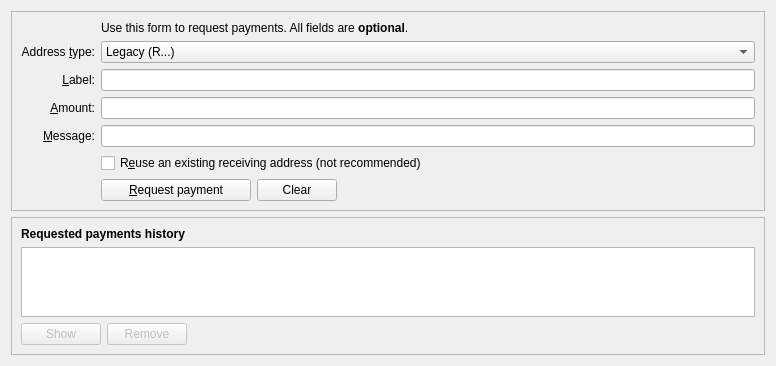
<?xml version="1.0" encoding="UTF-8"?>
<ui version="4.0">
 <class>ReceiveCoinsDialog</class>
 <widget class="QWidget" name="ReceiveCoinsDialog">
  <property name="geometry">
   <rect>
    <x>0</x>
    <y>0</y>
    <width>776</width>
    <height>364</height>
   </rect>
  </property>
  <layout class="QVBoxLayout" name="verticalLayout" stretch="0,0,1">
   <item>
    <widget class="QFrame" name="frame2">
     <property name="sizePolicy">
      <sizepolicy hsizetype="Preferred" vsizetype="Expanding">
       <horstretch>0</horstretch>
       <verstretch>0</verstretch>
      </sizepolicy>
     </property>
     <property name="frameShape">
      <enum>QFrame::StyledPanel</enum>
     </property>
     <property name="frameShadow">
      <enum>QFrame::Sunken</enum>
     </property>
     <layout class="QVBoxLayout" name="verticalLayout_3">
      <item>
       <layout class="QGridLayout" name="gridLayout">
        <item row="7" column="2">
         <widget class="QCheckBox" name="reuseAddress">
          <property name="toolTip">
           <string>Reuse one of the previously used receiving addresses. Reusing addresses has security and privacy issues. Do not use this unless re-generating a payment request made before.</string>
          </property>
          <property name="text">
           <string>R&amp;euse an existing receiving address (not recommended)</string>
          </property>
         </widget>
        </item>
        <item row="7" column="0">
         <widget class="QLabel" name="label_4">
          <property name="text">
           <string/>
          </property>
         </widget>
        </item>
        <item row="6" column="0">
         <widget class="QLabel" name="label_3">
          <property name="toolTip">
           <string>An optional message to attach to the payment request, which will be displayed when the request is opened. Note: The message will not be sent with the payment over the RGM network.</string>
          </property>
          <property name="text">
           <string>&amp;Message:</string>
          </property>
          <property name="alignment">
           <set>Qt::AlignRight|Qt::AlignTrailing|Qt::AlignVCenter</set>
          </property>
          <property name="buddy">
           <cstring>reqMessage</cstring>
          </property>
         </widget>
        </item>
        <item row="4" column="2">
         <widget class="QLineEdit" name="reqLabel">
          <property name="toolTip">
           <string>An optional label to associate with the new receiving address.</string>
          </property>
         </widget>
        </item>
        <item row="6" column="2">
         <widget class="QLineEdit" name="reqMessage">
          <property name="toolTip">
           <string>An optional message to attach to the payment request, which will be displayed when the request is opened. Note: The message will not be sent with the payment over the RGM network.</string>
          </property>
         </widget>
        </item>
        <item row="2" column="2">
         <widget class="QLabel" name="label_5">
          <property name="text">
           <string>Use this form to request payments. All fields are &lt;b&gt;optional&lt;/b&gt;.</string>
          </property>
         </widget>
        </item>
        <item row="3" column="0">
         <widget class="QLabel" name="labelAddressType">
          <property name="toolTip">
           <string>Choose the type of receiving address to generate.</string>
          </property>
          <property name="text">
           <string>Address &amp;type:</string>
          </property>
          <property name="alignment">
           <set>Qt::AlignRight|Qt::AlignTrailing|Qt::AlignVCenter</set>
          </property>
          <property name="buddy">
           <cstring>addressType</cstring>
          </property>
         </widget>
        </item>
        <item row="3" column="2">
         <widget class="QComboBox" name="addressType">
          <property name="toolTip">
           <string>Legacy (R...) — original address format, works on all nodes.
Bech32 (native SegWit) — lowest fees, requires SegWit activation.</string>
          </property>
          <item>
           <property name="text">
            <string>Legacy (R...)</string>
           </property>
          </item>
          <item>
           <property name="text">
            <string>Bech32 (native SegWit)</string>
           </property>
          </item>
         </widget>
        </item>
        <item row="4" column="0">
         <widget class="QLabel" name="label_2">
          <property name="toolTip">
           <string>An optional label to associate with the new receiving address.</string>
          </property>
          <property name="text">
           <string>&amp;Label:</string>
          </property>
          <property name="alignment">
           <set>Qt::AlignRight|Qt::AlignTrailing|Qt::AlignVCenter</set>
          </property>
          <property name="buddy">
           <cstring>reqLabel</cstring>
          </property>
         </widget>
        </item>
        <item row="5" column="0">
         <widget class="QLabel" name="label">
          <property name="toolTip">
           <string>An optional amount to request. Leave this empty or zero to not request a specific amount.</string>
          </property>
          <property name="text">
           <string>&amp;Amount:</string>
          </property>
          <property name="alignment">
           <set>Qt::AlignRight|Qt::AlignTrailing|Qt::AlignVCenter</set>
          </property>
          <property name="buddy">
           <cstring>reqAmount</cstring>
          </property>
         </widget>
        </item>
        <item row="5" column="2">
         <widget class="RgmAmountField" name="reqAmount">
          <property name="minimumSize">
           <size>
            <width>80</width>
            <height>0</height>
           </size>
          </property>
          <property name="toolTip">
           <string>An optional amount to request. Leave this empty or zero to not request a specific amount.</string>
          </property>
         </widget>
        </item>
        <item row="8" column="2">
         <layout class="QHBoxLayout" name="horizontalLayout">
          <item>
           <widget class="QPushButton" name="receiveButton">
            <property name="minimumSize">
             <size>
              <width>150</width>
              <height>0</height>
             </size>
            </property>
            <property name="text">
             <string>&amp;Request payment</string>
            </property>
            <property name="icon">
             <iconset resource="../bitcoin.qrc">
              <normaloff>:/icons/receiving_addresses</normaloff>:/icons/receiving_addresses</iconset>
            </property>
           </widget>
          </item>
          <item>
           <widget class="QPushButton" name="clearButton">
            <property name="sizePolicy">
             <sizepolicy hsizetype="Minimum" vsizetype="Fixed">
              <horstretch>0</horstretch>
              <verstretch>0</verstretch>
             </sizepolicy>
            </property>
            <property name="toolTip">
             <string>Clear all fields of the form.</string>
            </property>
            <property name="text">
             <string>Clear</string>
            </property>
            <property name="icon">
             <iconset resource="../bitcoin.qrc">
              <normaloff>:/icons/remove</normaloff>:/icons/remove</iconset>
            </property>
            <property name="autoDefault">
             <bool>false</bool>
            </property>
           </widget>
          </item>
          <item>
           <spacer name="horizontalSpacer">
            <property name="orientation">
             <enum>Qt::Horizontal</enum>
            </property>
            <property name="sizeHint" stdset="0">
             <size>
              <width>40</width>
              <height>20</height>
             </size>
            </property>
           </spacer>
          </item>
         </layout>
        </item>
        <item row="8" column="0">
         <widget class="QLabel" name="label_7">
          <property name="text">
           <string/>
          </property>
         </widget>
        </item>
       </layout>
      </item>
     </layout>
    </widget>
   </item>
   <item>
    <spacer name="verticalSpacer_2">
     <property name="orientation">
      <enum>Qt::Vertical</enum>
     </property>
     <property name="sizeHint" stdset="0">
      <size>
       <width>20</width>
       <height>10</height>
      </size>
     </property>
    </spacer>
   </item>
   <item>
    <widget class="QFrame" name="frame">
     <property name="sizePolicy">
      <sizepolicy hsizetype="Preferred" vsizetype="Expanding">
       <horstretch>0</horstretch>
       <verstretch>0</verstretch>
      </sizepolicy>
     </property>
     <property name="frameShape">
      <enum>QFrame::StyledPanel</enum>
     </property>
     <property name="frameShadow">
      <enum>QFrame::Raised</enum>
     </property>
     <layout class="QVBoxLayout" name="verticalLayout_2">
      <item>
       <widget class="QLabel" name="label_6">
        <property name="font">
         <font>
          <weight>75</weight>
          <bold>true</bold>
         </font>
        </property>
        <property name="text">
         <string>Requested payments history</string>
        </property>
       </widget>
      </item>
      <item>
       <widget class="QTableView" name="recentRequestsView">
        <property name="contextMenuPolicy">
         <enum>Qt::CustomContextMenu</enum>
        </property>
        <property name="tabKeyNavigation">
         <bool>false</bool>
        </property>
        <property name="sortingEnabled">
         <bool>true</bool>
        </property>
       </widget>
      </item>
      <item>
       <layout class="QHBoxLayout" name="horizontalLayout_2">
        <item>
         <widget class="QPushButton" name="showRequestButton">
          <property name="enabled">
           <bool>false</bool>
          </property>
          <property name="toolTip">
           <string>Show the selected request (does the same as double clicking an entry)</string>
          </property>
          <property name="text">
           <string>Show</string>
          </property>
          <property name="icon">
           <iconset resource="../bitcoin.qrc">
            <normaloff>:/icons/edit</normaloff>:/icons/edit</iconset>
          </property>
          <property name="autoDefault">
           <bool>false</bool>
          </property>
         </widget>
        </item>
        <item>
         <widget class="QPushButton" name="removeRequestButton">
          <property name="enabled">
           <bool>false</bool>
          </property>
          <property name="toolTip">
           <string>Remove the selected entries from the list</string>
          </property>
          <property name="text">
           <string>Remove</string>
          </property>
          <property name="icon">
           <iconset resource="../bitcoin.qrc">
            <normaloff>:/icons/remove</normaloff>:/icons/remove</iconset>
          </property>
          <property name="autoDefault">
           <bool>false</bool>
          </property>
         </widget>
        </item>
        <item>
         <spacer name="horizontalSpacer_2">
          <property name="orientation">
           <enum>Qt::Horizontal</enum>
          </property>
          <property name="sizeHint" stdset="0">
           <size>
            <width>40</width>
            <height>20</height>
           </size>
          </property>
         </spacer>
        </item>
       </layout>
      </item>
     </layout>
    </widget>
   </item>
  </layout>
 </widget>
 <customwidgets>
  <customwidget>
   <class>RgmAmountField</class>
   <extends>QLineEdit</extends>
   <header>rgmamountfield.h</header>
   <container>1</container>
  </customwidget>
 </customwidgets>
 <tabstops>
  <tabstop>addressType</tabstop>
  <tabstop>reqLabel</tabstop>
  <tabstop>reqAmount</tabstop>
  <tabstop>reqMessage</tabstop>
  <tabstop>reuseAddress</tabstop>
  <tabstop>receiveButton</tabstop>
  <tabstop>clearButton</tabstop>
  <tabstop>recentRequestsView</tabstop>
  <tabstop>showRequestButton</tabstop>
  <tabstop>removeRequestButton</tabstop>
 </tabstops>
 <resources>
  <include location="../bitcoin.qrc"/>
 </resources>
 <connections/>
</ui>
